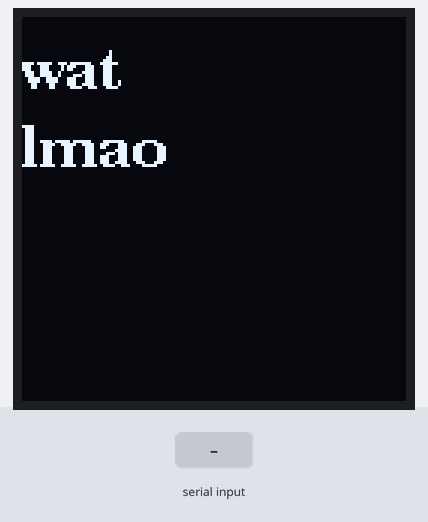
Bench run of a sketch on a simulated Arduino Uno, built with avr-gcc and run on an emulated ATmega328P. Shown: 128×128 one-colour display. The inputs (shaded band) are chosen by the test bench. What the sketch prints to the serial monitor is not drawn.

Above: at 1.2 s.
1.3 s: "1\n" received over Serial
Timing chart, 0 to 4.3 s (numbered marks = the images above; inputs shaded):
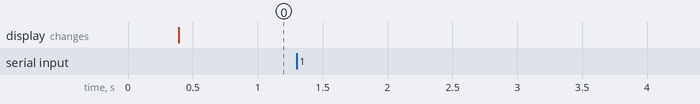

Measured:
- after the input at 1.3 s, every drawn part: stays the same

The sketch:

SPI_OLED_TEST.ino
```cpp
#include <Arduino.h>
#include <U8g2lib.h>
#include <SPI.h>
#include <Wire.h>


U8G2_SSD1327_WS_128X128_1_4W_SW_SPI u8g2(U8G2_R0, 6, 7, 5, 4, 3);

void setup(void) {
  Serial.begin(9600);
  u8g2.begin();
}

void loop(void) {
  const char* p2;
  String test = "";
  if (Serial.available() > 0) {
      Serial.print("Input now");
      // read the incoming byte:
      test = Serial.readString();
      int test_size = test.length();
      Serial.print(test_size);
      Serial.print("\n");
      char* p = (char*) malloc(test_size);

      for (int i = 0; i < test.length() - 1; ++i) {
        p[i] = test[i];
      }

      // say what you got:
      Serial.print("I received: ");
      Serial.println(test);

      //p2 = (const char*) malloc(test_size);
      p2 = p;
      Serial.println(p2);
      free(p);
    }
  u8g2.firstPage();
  do {
    u8g2.setFont(u8g2_font_ncenB14_tr);
    u8g2.drawStr(0,24, "wat");
    u8g2.drawStr(0, 50, "lmao");
    u8g2.drawStr(0,80, p2);
  } while ( u8g2.nextPage() );
  //free(p2);

}
```
